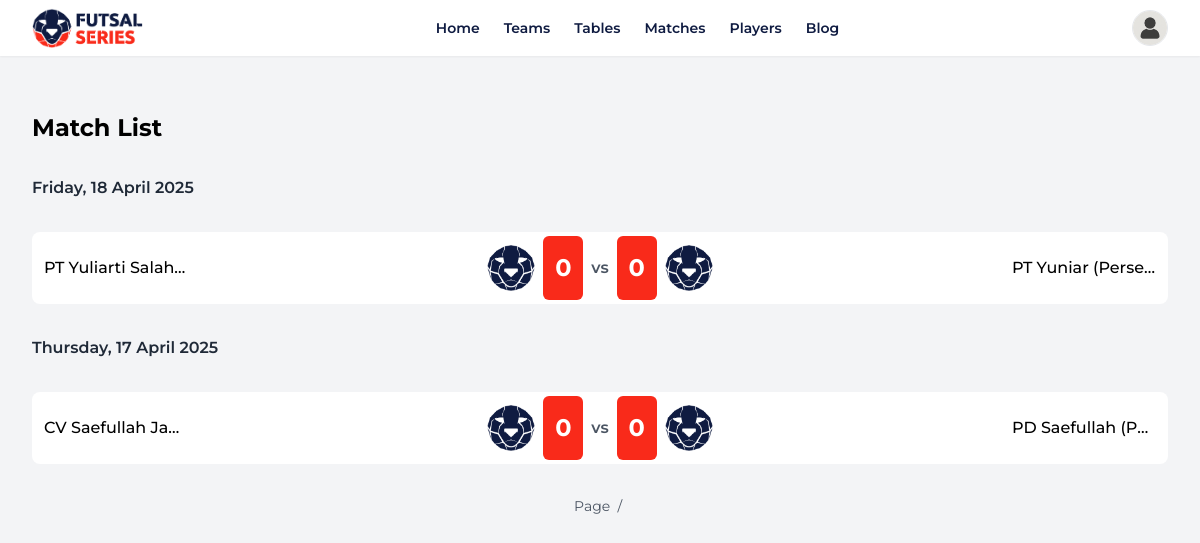
Page /matches/list/ on the committed database.
### apps/matches/models.py (models this page shows, shortened)
class Match(models.Model):
    team_home = models.ForeignKey('teams.Team', on_delete=models.CASCADE, related_name='home_matches')
    team_away = models.ForeignKey('teams.Team', on_delete=models.CASCADE, related_name='away_matches')
    region = models.ForeignKey('teams.Region', on_delete=models.CASCADE)
    category = models.CharField(max_length=50, choices=[('SMA', 'SMA'), ('KULIAH', 'KULIAH'), ('PROFESIONAL', 'PROFESIONAL')])
    match_date = models.DateTimeField()
    score_home = models.IntegerField(default=0)
    score_away = models.IntegerField(default=0)

### apps/teams/models.py (models this page shows, shortened)
class Team(models.Model):
    CATEGORY_CHOICES = [
        ('sma',        'SMA'),
        ('kuliah',     'Kuliah'),
        ('profesional','Profesional'),
    ]
    STATUS_CHOICES = [
        ('approved',   'Approved'),
        ('rejected',   'Rejected'),
        ('whitelist',  'Whitelist'),
        ('pending',    'Pending'),
    ]
    user              = models.OneToOneField(User, on_delete=models.CASCADE)
    region            = models.ForeignKey(Region, on_delete=models.CASCADE)
    school_name       = models.CharField(max_length=255)
    school_nickname   = models.CharField(max_length=100)
    short_name        = models.CharField(
        max_length=8, blank=True,
        help_text='Singkatan 3‑8 huruf, mis. FCB, BVB')
    address           = models.TextField()
    slug            = models.SlugField(unique=True, blank=True)
    coach_name        = models.CharField(max_length=100)
    coach_phone       = models.CharField(max_length=15)
    captain_name      = models.CharField(max_length=100)
    captain_phone     = models.CharField(max_length=15)
    supporter_name    = models.CharField(max_length=100)
    instagram_account = models.CharField(max_length=100, blank=True)
    achievements      = models.TextField()
    logo        = models.ImageField(upload_to='team_logos/',  blank=True, null=True)
    team_photo  = models.ImageField(upload_to='team_photos/')
    category    = models.CharField(max_length=20, choices=CATEGORY_CHOICES, default='sma')
    status      = models.CharField(max_length=10, choices=STATUS_CHOICES, default='pending')
    is_main = models.BooleanField(default=False, help_text="Tick for 12 flagship clubs")
    slug = models.SlugField(max_length=60, unique=True, blank=True, null=True)
    @property
    def logo_url(self):
        return self.logo.url if self.logo else ''

### apps/matches/views.py (the view)
# urls.py: path('list/', views.match_list, name='match_list'),  # Match list page
def match_list(request):
    matches = Match.objects.all().order_by('-match_date')  # Urutkan berdasarkan tanggal pertandingan
    return render(request, 'matches/match_list.html', {'matches': matches})

### apps/matches/templates/matches/match_list.html (shortened to what this page needs)
{% extends 'base.html' %}
{% load static %}
{% block content %}
<h2 class="text-2xl font-bold my-8">Match List</h2>
<div class="container mx-auto max-w-7xl space-y-8">
  {% for match in matches %}
  <p class="font-semibold text-gray-800">
      {{ match.match_date|date:"l, d F Y" }}
  </p>
  <a href="{% url 'match_detail' match.pk %}" class="block bg-white rounded-lg px-3 py-1 flex items-center justify-between gap-4 hover:shadow-lg transition-shadow">
      <div class="flex items-center gap-2 flex-1 min-w-0">
          <span class="hidden sm:inline-block font-medium truncate max-w-[9rem]">
              {{ match.team_home.school_name }}
          </span>
      </div>
      <div class="flex items-center justify-center gap-2 flex-none">
        <img class="w-10 h-10 sm:w-12 sm:h-12 object-contain"
               src="{{ match.team_home.logo_url|default:'/static/images/teams-default.png' }}"
               alt="{{ match.team_home.school_name }} logo">
          <span class="w-10 h-16 flex items-center justify-center bg-[#f92a1a] text-white text-2xl rounded-md font-bold">
              {{ match.score_home }}
          </span>
          <span class="text-sm sm:text-base font-semibold text-gray-600">vs</span>
          <span class="w-10 h-16 flex items-center justify-center bg-[#f92a1a] text-white text-2xl rounded-md font-bold">
              {{ match.score_away }}
          </span>
          <img class="w-10 h-10 sm:w-12 sm:h-12 object-contain"
               src="{{ match.team_away.logo_url|default:'/static/images/teams-default.png' }}"
               alt="{{ match.team_away.school_name }} logo">
      </div>
      <div class="flex items-center gap-2 flex-1 min-w-0 justify-end">
          <span class="hidden sm:inline-block font-medium truncate max-w-[9rem] text-right">
              {{ match.team_away.school_name }}
          </span>
      </div>
  </a>
  {% empty %}
      <p class="text-center text-gray-500">No matches found.</p>
  {% endfor %}
  <div class="flex justify-center gap-3 text-sm mt-10">
      <span class="text-gray-600">Page {{ matches.number }} / {{ matches.paginator.num_pages }}</span>
  </div>
</div>
{% endblock %}

### apps/core/templates/base.html (style rules this page uses)
body { font-family:'Montserrat',sans-serif }

### rows in the picture
Match: match_date "Friday, 18 April 2025", team_home.school_name "PT Yuliarti Salah…", score_home "0", score_away "0", team_away.school_name "PT Yuniar (Perse…"
Match: match_date "Thursday, 17 April 2025", team_home.school_name "CV Saefullah Ja…", score_home "0", score_away "0", team_away.school_name "PD Saefullah (P…"
